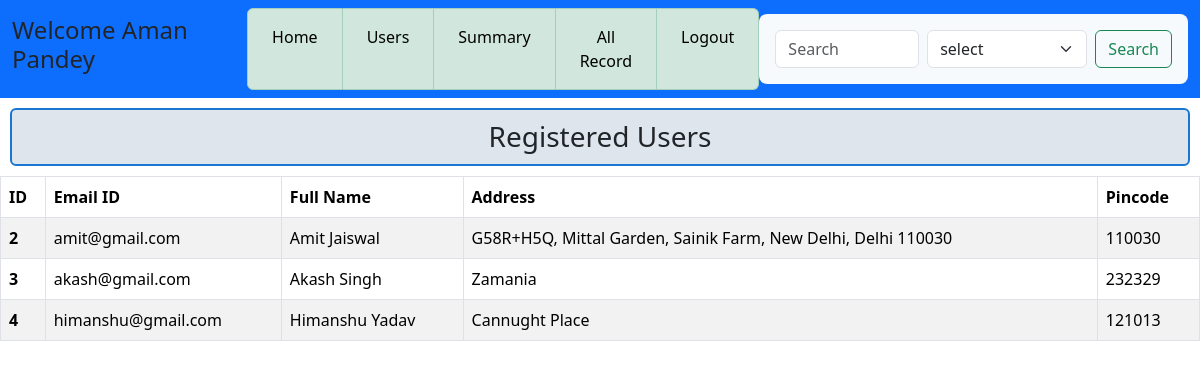
The app's page /user_details, older data.
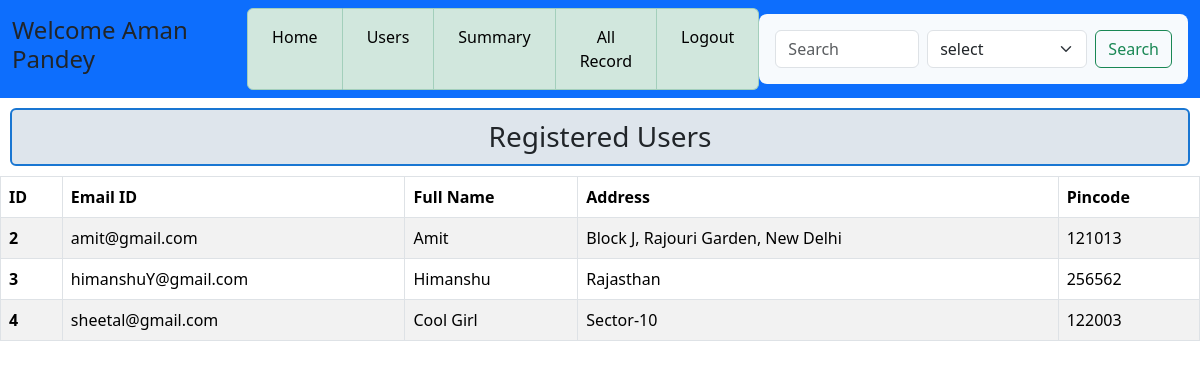
The same page, newer data.
### application/models.py (models this page shows)
class Users(db.Model):
    id = db.Column(db.Integer, primary_key=True, autoincrement=True)
    email = db.Column(db.String(50), unique=True, nullable=False)
    password = db.Column(db.String(50), nullable=False)
    fullname = db.Column(db.String(50), nullable=False)
    address = db.Column(db.String(400), nullable=False)
    pincode = db.Column(db.String(10), nullable=False)
    type = db.Column(db.String(10), nullable=False, default="user")  # 'user' or 'admin'

### application/controllers.py (the view)
@app.route('/user_details', methods=['GET'])
def user_details():
    all_users = Users.query.filter_by(type="user").all()
    this_user = Users.query.filter_by(type="admin").first()
    return render_template('admin_user.html', all_users=all_users,this_user=this_user)

### templates/admin_user.html (shortened to what this page needs)
<!DOCTYPE html>
<html lang="en">
<head>
    <link rel="stylesheet" href="/static/css/style.css">
    <link href="https://cdn.jsdelivr.net/npm/bootstrap@5.3.7/dist/css/bootstrap.min.css" rel="stylesheet">
</head>
<body>
    <div id ="main">
        <div id ="canvas">
            <nav class="navbar navbar-expand-lg bg-primary">
                <div class="container-fluid">
                    <h4>Welcome {{this_user.fullname}}</h4>
                    <div class="collapse navbar-collapse" id="navbarSupportedContent">
                        <ul class="navbar-nav mx-auto mb-2 mb-lg-0 list-group list-group-horizontal text-center">
                            <li class="nav-item list-group-item  list-group-item-success">
                                <a class="nav-link active" aria-current="page" href="/admin_dashboard">Home</a>
                            </li>
                            <li class="nav-item list-group-item  list-group-item-success">
                                <a class="nav-link active" aria-current="page" href="/user_details">Users</a>
                            </li>
                            <li class="nav-item list-group-item  list-group-item-success">
                                <a class="nav-link active" aria-current="page" href="/admin_summary">Summary</a>
                            </li>
                            <li class="nav-item list-group-item  list-group-item-success">
                                <a class="nav-link active" aria-current="page" href="/all_reservations">All Record</a>
                            </li>
                            <li class="nav-item list-group-item  list-group-item-success">
                                <a class="nav-link active" aria-current="page" href="/login">Logout</a>
                            </li>
                        </ul>
                        <form class="d-flex" action="/search">
                            <input class="form-control me-2" type="search" placeholder="Search" aria-label="Search" name="search">
                                <select class="form-select me-2" aria-label="Default select example" name="key">
                                    <option selected>select</option>
                                </select>
                            <input class="btn btn-outline-success" type="submit" value="Search">
                        </form>
                    </div>
                </div>
            </nav>
            <div class ="top-section">
                <div id ="content">
                        <h3 class="heading">Registered Users</h3>
                        <table class="table table-striped table-bordered">
                            <thead>
                                <tr>
                                    <th scope="col">ID</th>
                                    <th scope="col">Email ID</th>
                                    <th scope="col">Full Name</th>
                                    <th scope="col">Address</th>
                                    <th scope="col">Pincode</th>
                                </tr>
                            </thead>
                                <tbody>
                                    {% for user in all_users %}
                                    <tr>
                                        <th scope="row">{{user.id}}</th>
                                        <td>{{user.email}}</td>
                                        <td>{{user.fullname}}</td>
                                        <td>{{user.address}}</td>
                                        <td>{{user.pincode}}</td>
                                    </tr>
                                    {% endfor %}
                                </tbody>
                        </table>
                </div>
            </div>
        </div>
    </div>
</body>
</html>

Row changes from the older to the newer data that the page shows:
changed Users "amit@gmail.com": fullname "Amit Jaiswal" → "Amit"; address "G58R+H5Q, Mittal Garden, Sainik Farm, New Delhi, Delhi 110030" → "Block J, Rajouri Garden, New Delhi"; pincode "110030" → "121013"
changed Users id 3: email "akash@gmail.com" → "himanshuY@gmail.com"; fullname "Akash Singh" → "Himanshu"; address "Zamania" → "Rajasthan"; pincode "232329" → "256562"
changed Users id 4: email "himanshu@gmail.com" → "sheetal@gmail.com"; fullname "Himanshu Yadav" → "Cool Girl"; address "Cannught Place" → "Sector-10"; pincode "121013" → "122003"
